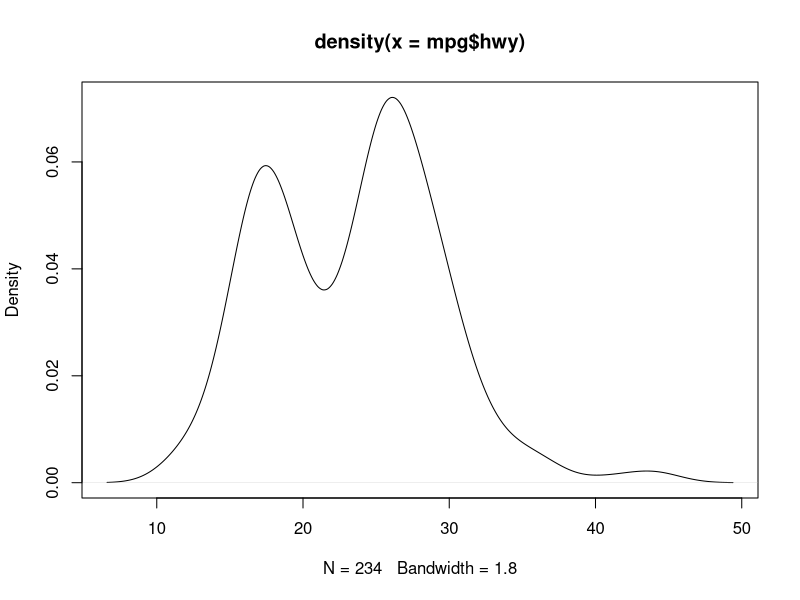
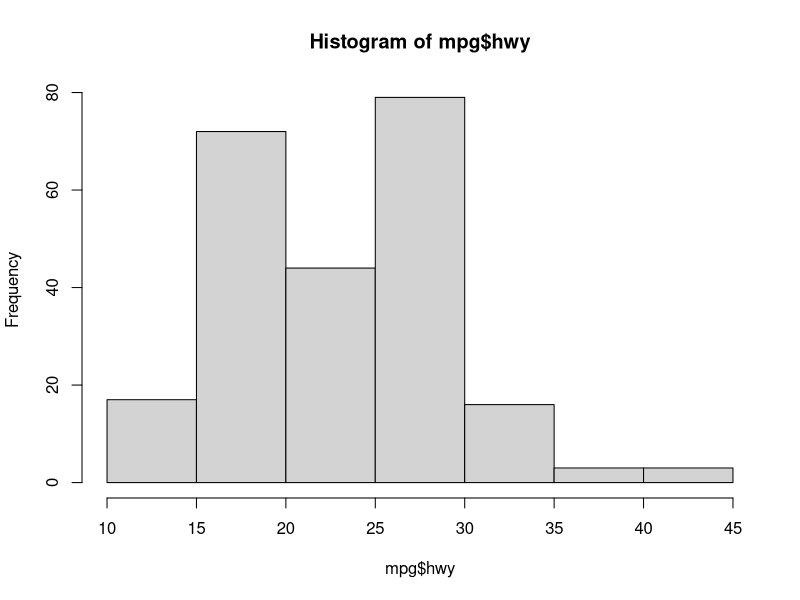
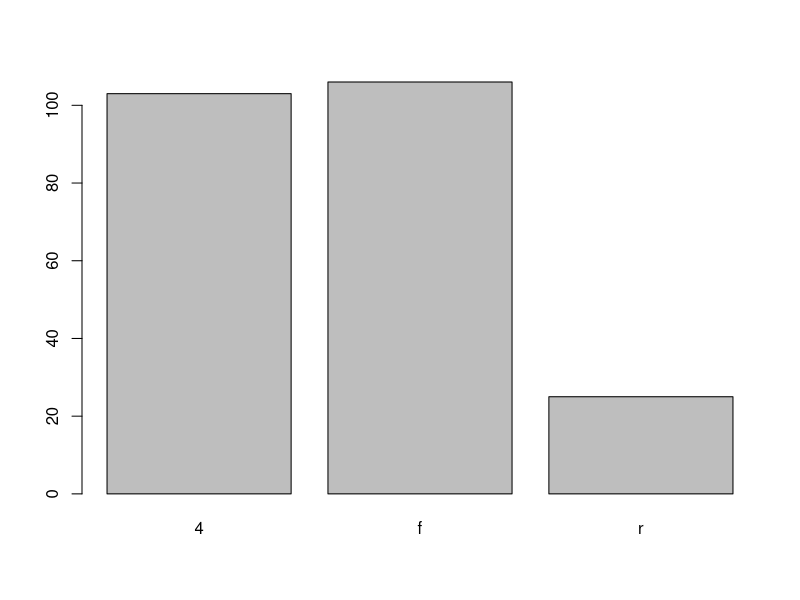
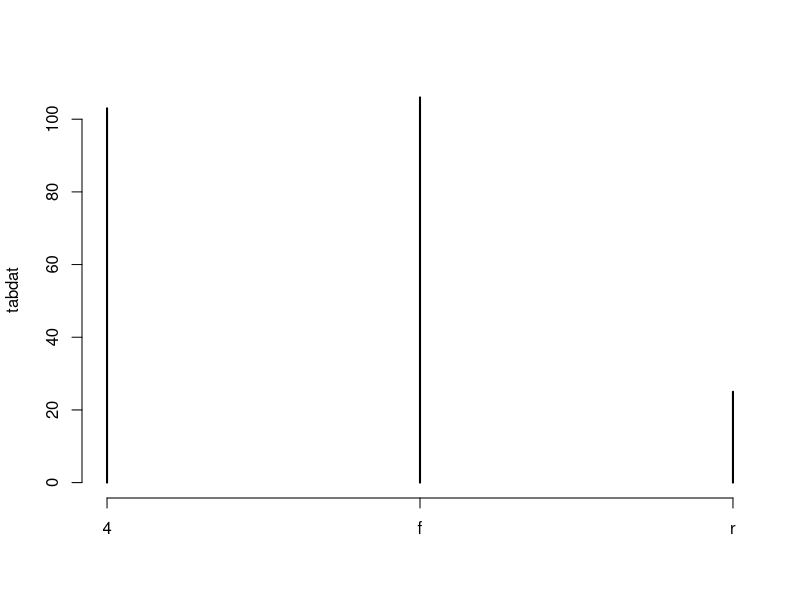
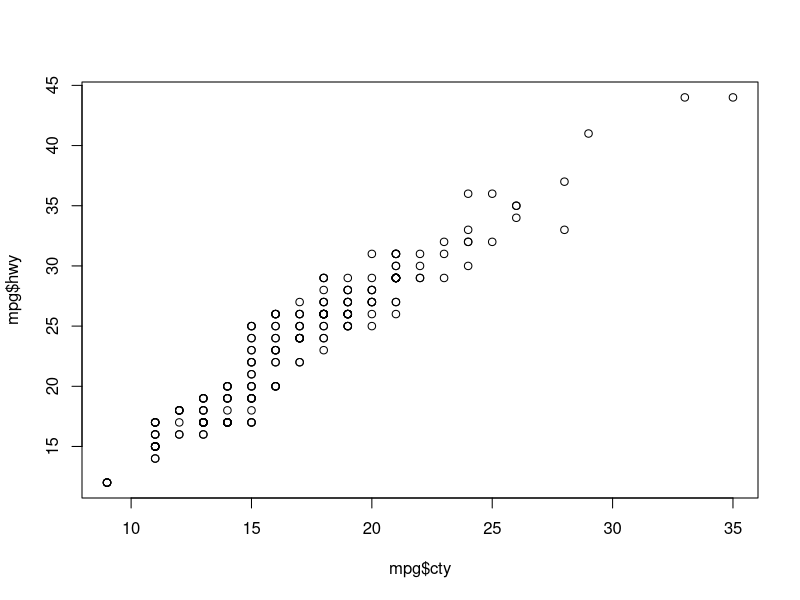
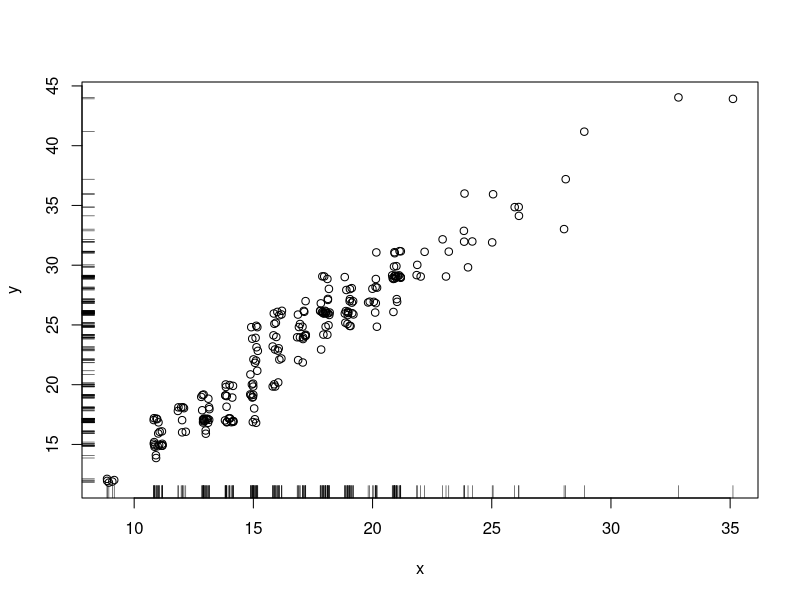
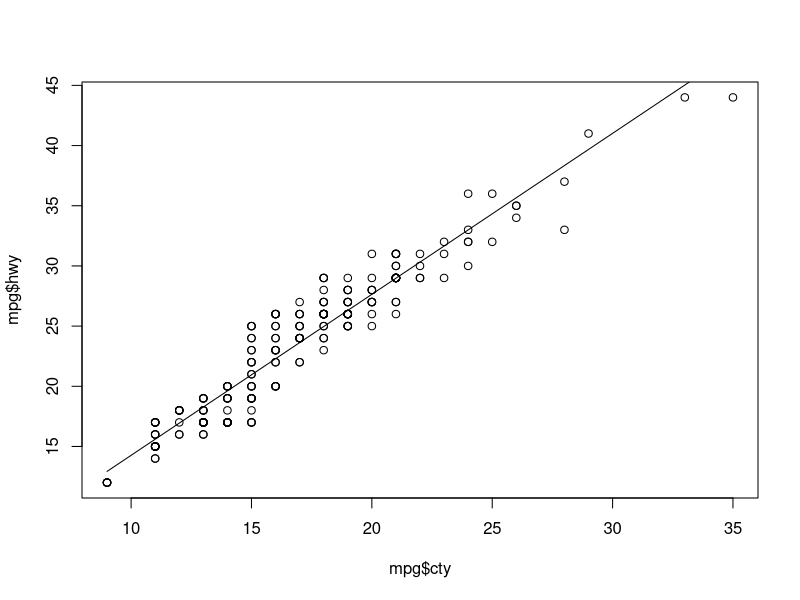
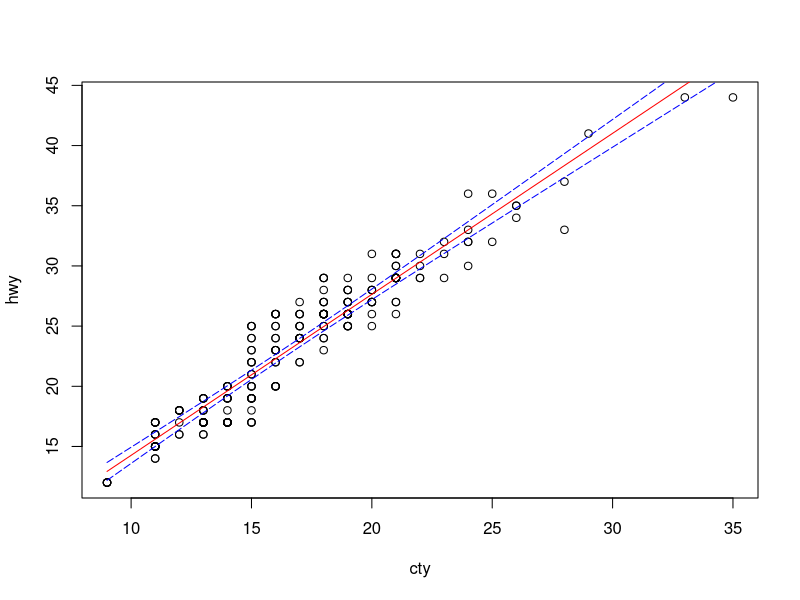

Source code (R) for these figures, in order: (Note: this script raises an error after producing the figures.)
?plot.default
#One Variable
#Continuous

library(ggplot2)
data(mpg)

density_obj<-density(mpg$hwy)
par(mfrow=c(1,1))
plot(density_obj)

hist(mpg$hwy,breaks = 10)

#Discrete

tabdat<-table(mpg$drv)
barplot(tabdat)
plot(tabdat)

#Two Variables
#Continuous X, Continuous Y

plot(mpg$cty,mpg$hwy)

with(mpg,{
  x<-jitter(cty)
  y<-jitter(hwy)
  plot(x,y)
  rug(x,side = 1)
  rug(y,side = 2)
})

#Add a Loess Smoother
loess_fit<-lm(data=mpg,hwy~cty)
xdat<-with(mpg,seq(min(cty),max(cty),length.out =100))
ydat<-with(mpg,predict(object = loess_fit,newdata = data.frame(cty=xdat)))
plot(mpg$cty,mpg$hwy)
lines(xdat,ydat)

#Loess smoother with upper and lower 95% confidence bands

loess_fit2<-lm(data = mpg,hwy~cty)
with(mpg,{
  xdat<-(seq(min(cty),max(cty),length.out = 100))
  pfit<-predict(object = loess_fit2,newdata = data.frame(cty=xdat),se=T)
  ydat<-pfit$fit
  upper_limit<-ydat+qnorm(.999)*pfit$se.fit
  lower_limit<-ydat-qnorm(.999)*pfit$se.fit
  plot(cty,hwy)
  lines(xdat,ydat,col='red')
  lines(xdat,upper_limit,lty=5,col='blue')
  lines(xdat,lower_limit,lty=5,col='blue')
})

#Loess smoother with upper and lower 95% confidence bands and that fancy shading from ggplot2.

loess_fit <- loess(hwy ~ cty, data = mpg)
xnew <- seq(min(x), max(x), length = 100)
pfit <- predict(object = loess_fit, newdata = data.frame(cty = xnew), se = TRUE)
ynew <- pfit$fit
upper_bound <- pfit$fit + qnorm(0.975) * pfit$se.fit
lower_bound <- pfit$fit - qnorm(0.975) * pfit$se.fit
xshade <- c(xnew, xnew[length(xnew):1])
yshade <- c(upper_bound, lower_bound[length(lower_bound):1])
plot(x, y)
lines(xnew, ynew, col = 2, lty = 2)
polygon(xshade, yshade, col = "#0000FF33", border = FALSE)

#Add text to a plot

plot(mpg$hwy,mpg$cyl)
text(15,5,'text')

#Discrete X, Continuous Y
#Boxplot

boxplot(data=mpg,hwy~class)

#Discrete X, Discrete Y
#Mosaic Plot
with(mpg,{
  mosaicplot(
    table(fl,drv),
    color = T
  )
})


#Continuous Function
#Line plot

f<-function(x){
  return(x^2)
}
x<-seq(-2,2,length.out = 100)
y<-f(x)

plot(x,y,type = 'l')


#Color Coding and Legends
#Color code a scatterplot by a categorical variable and add a legend.

x <- jitter(mpg$hwy)
y <- jitter(mpg$cty)
z <- factor(mpg$drv)

plot(x,y,col=z)
legend('topleft',legend = levels(z),col=1:length(z),pch=1,title = 'drive')

#Faceting
old_option<-par(mfrow=c(2,3))
plot(mpg$cty, mpg$hwy)
hist(mpg$cty)
plot(density(mpg$cty))
plot(table(mpg$fl))
barplot(table(mpg$fl))
plot(table(mpg$fl, mpg$drv))

